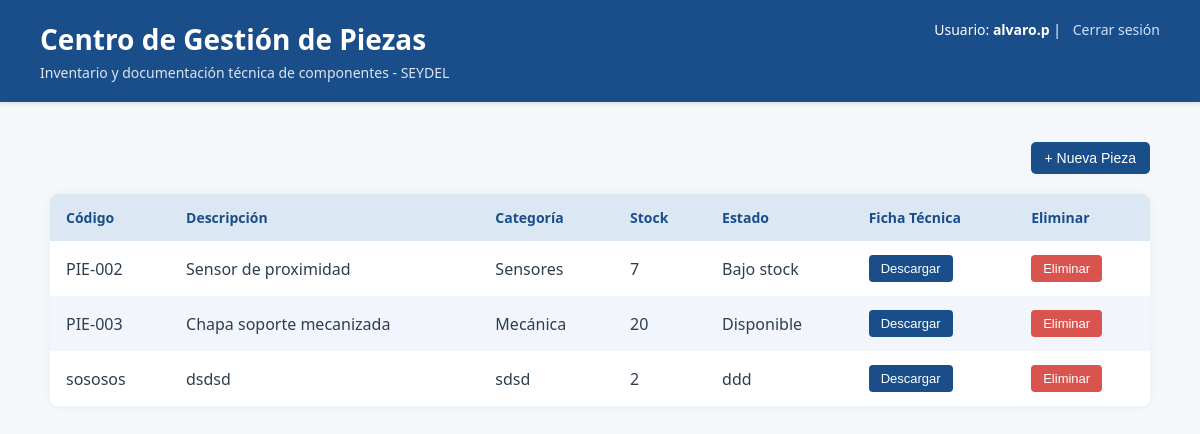
The page / (signed in) on the database as committed earlier.
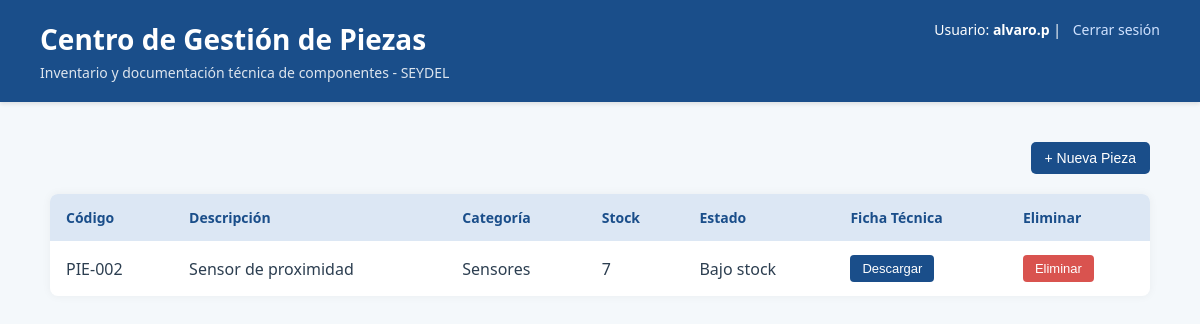
The same page on the database as committed later.
### app.py (models this page shows)
class Pieza(db.Model):
    id = db.Column(db.Integer, primary_key=True)
    codigo = db.Column(db.String(20), nullable=False)
    descripcion = db.Column(db.String(100), nullable=False)
    categoria = db.Column(db.String(50))
    stock = db.Column(db.Integer)
    estado = db.Column(db.String(50))

### app.py (the view)
@app.route("/")
def portal():
    if not session.get("user_id"):
        flash("Por favor logueate primero", "error")
        return redirect(url_for("login"))
    piezas = Pieza.query.all()
    return render_template("portal.html", piezas=piezas, usuario=session.get("username"))

### templates/portal.html (shortened to what this page needs)
<!DOCTYPE html>
<html lang="es">
<head>
  <link rel="stylesheet" href="{{ url_for('static', filename='css/portal.css') }}">
</head>
<body>
  <header>
    <h1>Centro de Gestión de Piezas</h1>
    <p>Inventario y documentación técnica de componentes - SEYDEL</p>
    <div class="user-info">
       Usuario: <strong>{{ usuario }}</strong> | <a href="{{ url_for('logout') }}">Cerrar sesión</a>
    </div>
  </header>
  <div class="container">
    <div class="top-bar">
      <a href="{{ url_for('nueva_pieza') }}">
        <button class="new-piece-btn">+ Nueva Pieza</button>
      </a>
    </div>
    <table>
      <thead>
        <tr>
          <th>Código</th>
          <th>Descripción</th>
          <th>Categoría</th>
          <th>Stock</th>
          <th>Estado</th>
          <th>Ficha Técnica</th>
          <th>Eliminar</th>
        </tr>
      </thead>
      <tbody>
        {% for pieza in piezas %}
        <tr>
          <td>{{ pieza.codigo }}</td>
          <td>{{ pieza.descripcion }}</td>
          <td>{{ pieza.categoria }}</td>
          <td>{{ pieza.stock }}</td>
          <td>{{ pieza.estado }}</td>
          <td><button class="download-btn">Descargar</button></td>
          <td>
            <form action="{{ url_for('eliminar_pieza', pieza_id=pieza.id) }}" method="post" onsubmit="return confirm('¿Eliminar esta pieza?');">
              <button class="delete-btn" type="submit">Eliminar</button>
            </form>
          </td>
        </tr>
        {% endfor %}
      </tbody>
    </table>
  </div>
</body>
</html>

### static/css/portal.css (style rules this page uses)
body { font-family: 'Segoe UI', sans-serif; background-color: #f4f8fb; color: #2c3e50; margin: 0; padding: 0; }
header { background-color: #1a4e8a; color: #fff; padding: 20px 40px; position: relative; box-shadow: 0 2px 4px rgba(0,0,0,0.1); }
header h1 { margin: 0; font-size: 28px; }
header p { margin: 5px 0 0; font-size: 14px; opacity: 0.85; }
.user-info { position: absolute; top: 20px; right: 40px; font-size: 14px; }
.user-info a { color: #d0e2ff; text-decoration: none; margin-left: 8px; }
.container { padding: 40px; max-width: 1100px; margin: auto; }
.top-bar { display: flex; justify-content: flex-end; margin-bottom: 20px; }
.new-piece-btn { background-color: #1a4e8a; color: #fff; padding: 8px 14px; border: none; border-radius: 5px; font-size: 14px; cursor: pointer; transition: background-color 0.2s ease; }
table { width: 100%; border-collapse: collapse; background-color: #fff; border-radius: 8px; overflow: hidden; box-shadow: 0 0 10px rgba(0,0,0,0.05); }
th, td { text-align: left; padding: 14px 16px; }
th { background-color: #dce7f4; color: #1a4e8a; font-weight: 600; font-size: 14px; }
.download-btn { background-color: #1a4e8a; color: #fff; padding: 6px 12px; border: none; border-radius: 4px; cursor: pointer; font-size: 13px; transition: background-color 0.2s ease; }
.delete-btn { background-color: #d9534f; color: #fff; padding: 6px 12px; border: none; border-radius: 4px; cursor: pointer; font-size: 13px; transition: background-color 0.2s ease; }

Rows that differ between the two databases and show on the page:
removed Pieza: codigo "PIE-003", descripcion "Chapa soporte mecanizada", categoria "Mecánica", stock "20", estado "Disponible"
removed Pieza: codigo "sososos", descripcion "dsdsd", categoria "sdsd", stock "2", estado "ddd"
